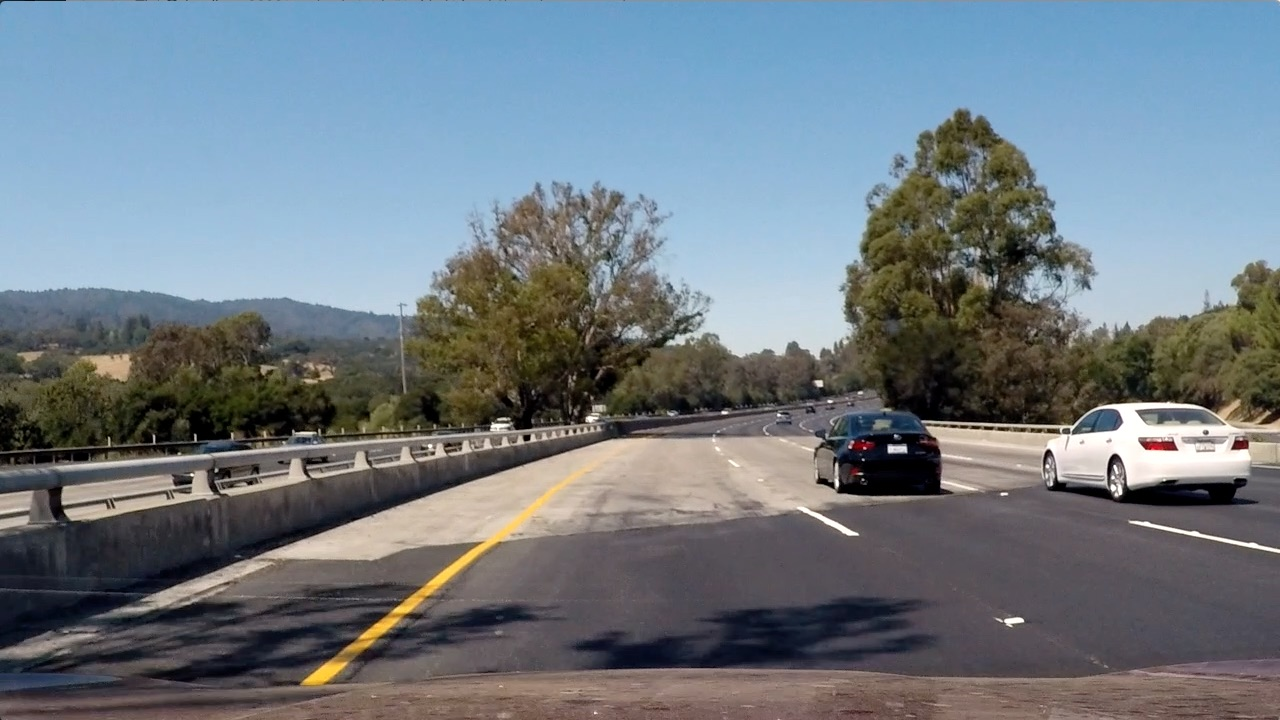
#> input picture computer_vision/gradient_color_spaces/test4.jpg, 1280 x 720 px
$ jupyter execute hls_color_threshold.ipynb
#> lines starting #> are read from the running program, lines starting #| are printed output that depends on the picture; after the words box and inside, x2 and y2 are one past the last pixel; in counts of white or black regions, pixels touching at a corner belong together
[cell 1]
import cv2
import matplotlib.pyplot as plt
import matplotlib.image as mpimg
import numpy as np

[cell 2]
image = mpimg.imread("test4.jpg")
#> image is the input picture: shape (720, 1280, 3); mean R, G, B 112.2, 122.7, 130.9
plt.imshow(image)

[cell 3]
R = image[:, :, 0]
G = image[:, :, 1]
B = image[:, :, 2]
f, (ax1, ax2, ax3) = plt.subplots(1,3, figsize=(12,12))
ax1.imshow(R, cmap="gray")
ax1.set_title("R")
ax2.imshow(G, cmap="gray")
ax2.set_title("G")
ax3.imshow(B, cmap="gray")
ax3.set_title("B")

[cell 4]
r_thresholds = (200, 255)
g_thresholds = (200, 255)
b_thresholds = (200, 255)

def thresholds(img, thresholds=(10,100)):
    binary = np.zeros_like(img)
    binary[(img >= thresholds[0])&(img <= thresholds[1])] = 1
    return binary

[cell 5]
r_binary = thresholds(R, thresholds=r_thresholds)
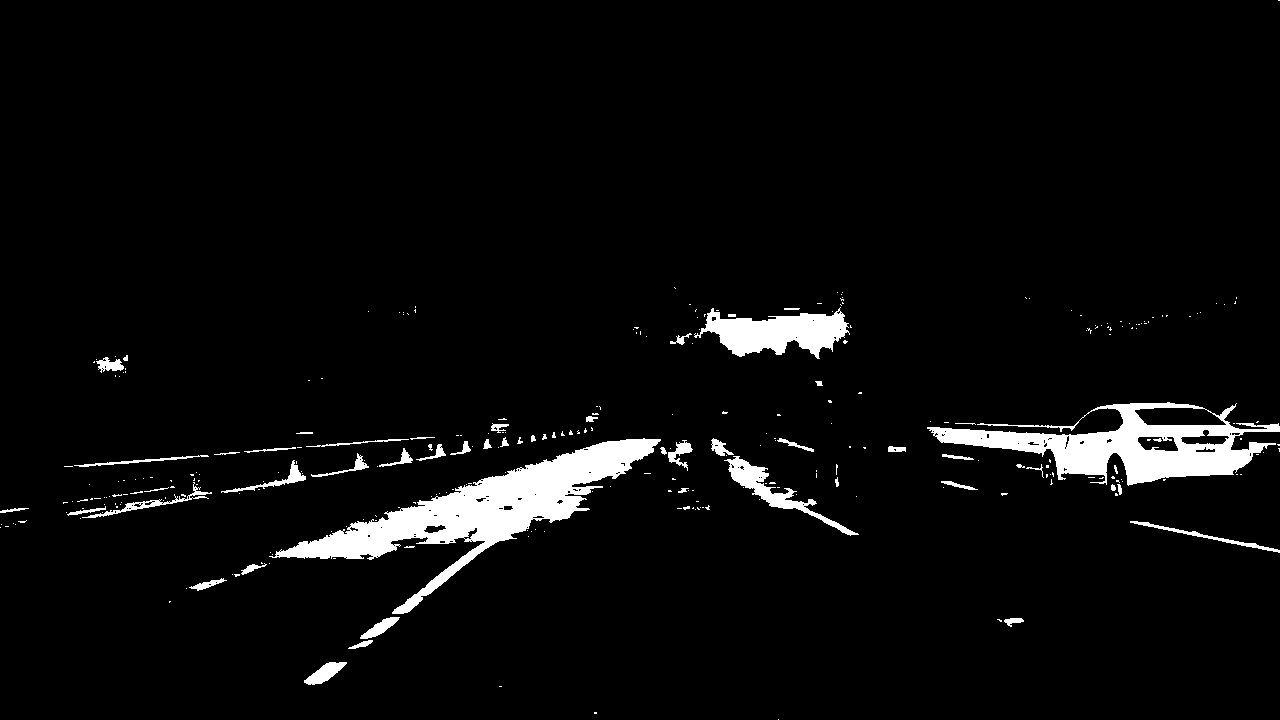
#> r_binary: shape (720, 1280); values 0 (black) and 1 (white), 4.4% white; 306 white regions (251 under 20 px), largest, box (x1, y1, x2, y2) and area: (269, 438, 661, 614) 15959, (927, 402, 1280, 486) 11470, (694, 307, 850, 359) 4406
g_binary = thresholds(G, thresholds=g_thresholds)
#> g_binary: shape (720, 1280); values 0 (black) and 1 (white), 6.2% white; 387 white regions (331 under 20 px), largest, box (x1, y1, x2, y2) and area: (657, 232, 860, 359) 16722, (0, 246, 447, 316) 15828, (933, 402, 1280, 486) 9466
b_binary= thresholds(B, thresholds=b_thresholds)
#> b_binary: shape (720, 1280); values 0 (black) and 1 (white), 36.8% white; 233 white regions (198 under 20 px), largest, box (x1, y1, x2, y2) and area: (0, 2, 1280, 359) 327796, (1035, 402, 1259, 485) 8261, (1130, 521, 1280, 553) 480
f, (ax1, ax2, ax3) = plt.subplots(1,3, figsize=(12,12))
ax1.imshow(r_binary, cmap='gray')
ax1.set_title('R')
ax2.imshow(g_binary, cmap='gray')
ax2.set_title('G')
ax3.imshow(b_binary, cmap='gray')
ax3.set_title('B')

[cell 6]
hls_image = cv2.cvtColor(image, cv2.COLOR_RGB2HLS)
#> hls_image: shape (720, 1280, 3); mean of channels 0, 1, 2 80.5, 121.4, 71.8
H = hls_image[:, :, 0]
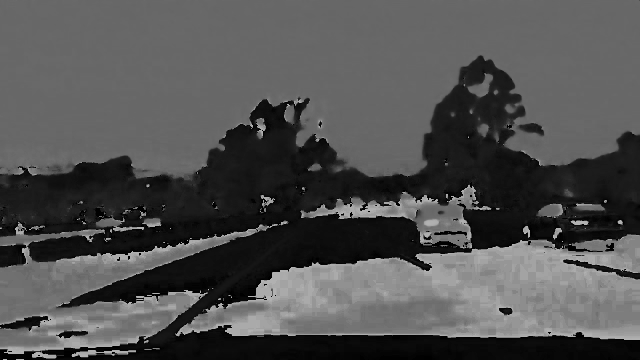
#> H: shape (720, 1280) (shown at 1/2 size); min 0, max 180, mean 80.5
L = hls_image[:, :, 1]
S = hls_image[:, :, 2]
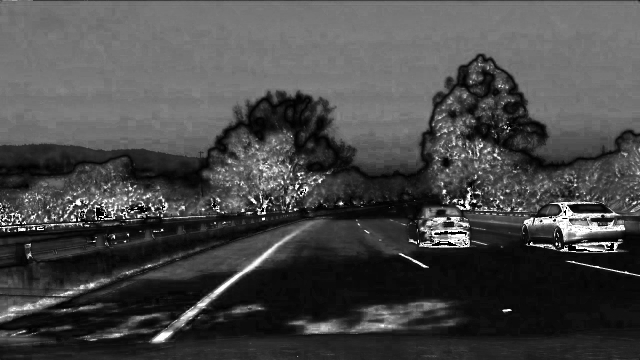
#> S: shape (720, 1280) (shown at 1/2 size); min 0, max 255, mean 71.8

f,(ax1, ax2, ax3) = plt.subplots(1,3,figsize=(12,12))
ax1.imshow(H, cmap="gray")
ax1.set_title("H")
ax2.imshow(L, cmap="gray")
ax2.set_title("L")
ax3.imshow(S, cmap="gray")
ax3.set_title("S")

[cell 7]
h_thresholds = (15, 30)
l_thresholds = (150, 200)
s_thresholds = (90, 255)

h_binary = thresholds(H, h_thresholds)
#> h_binary: shape (720, 1280); values 0 (black) and 1 (white), 19% white; 489 white regions (424 under 20 px), largest, box (x1, y1, x2, y2) and area: (0, 196, 804, 524) 79904, (794, 167, 1280, 480) 58822, (232, 435, 654, 691) 18470
l_binary = thresholds(L, l_thresholds)
#> l_binary: shape (720, 1280); values 0 (black) and 1 (white), 40.4% white; 757 white regions (653 under 20 px), largest, box (x1, y1, x2, y2) and area: (0, 0, 1280, 360) 316734, (123, 435, 911, 612) 33039, (62, 471, 219, 520) 3507
s_binary = thresholds(S, s_thresholds)
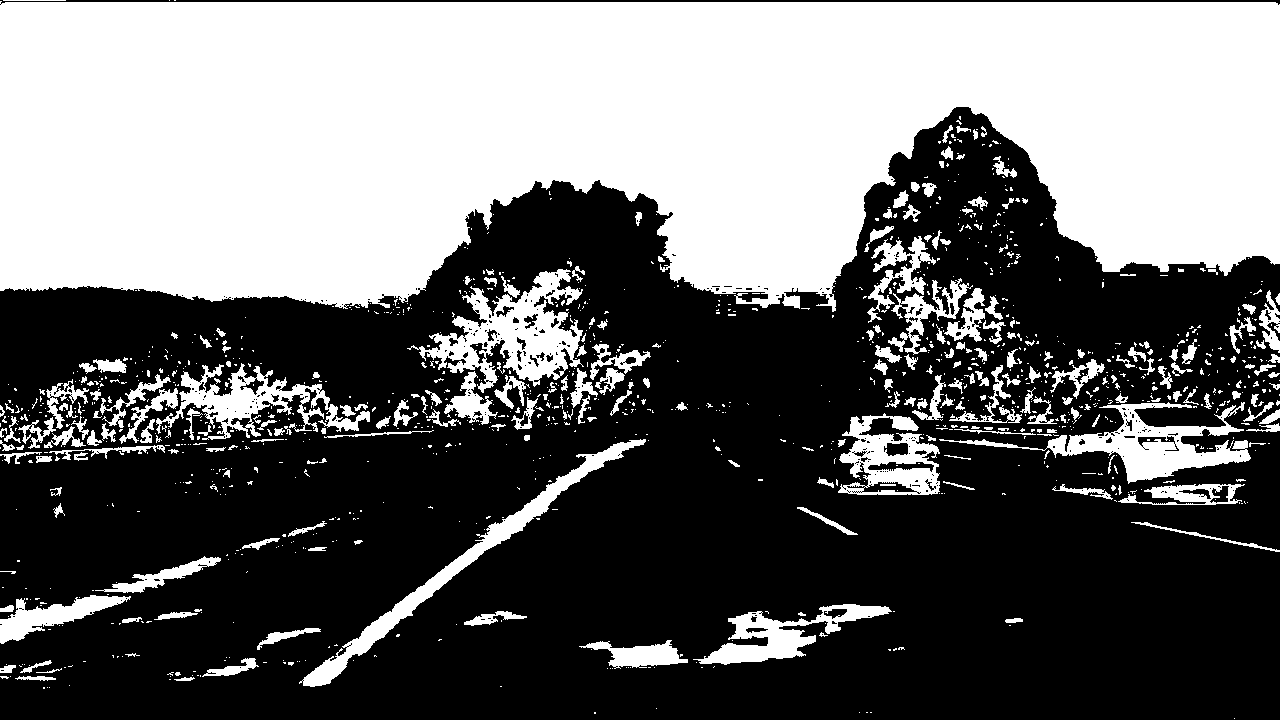
#> s_binary: shape (720, 1280); values 0 (black) and 1 (white), 42.4% white; 1206 white regions (952 under 20 px), largest, box (x1, y1, x2, y2) and area: (0, 1, 1280, 312) 316414, (407, 269, 584, 393) 8403, (939, 402, 1251, 484) 6753
f, (ax1, ax2, ax3) = plt.subplots(1, 3, figsize=(12, 12))
ax1.imshow(h_binary, cmap="gray")
ax1.set_title("H")
ax2.imshow(l_binary, cmap="gray")
ax2.set_title("L")
ax3.imshow(s_binary, cmap="gray")
ax3.set_title("S")

$ run again, with computer_vision/gradient_color_spaces/test1.jpg copied over computer_vision/gradient_color_spaces/test4.jpg
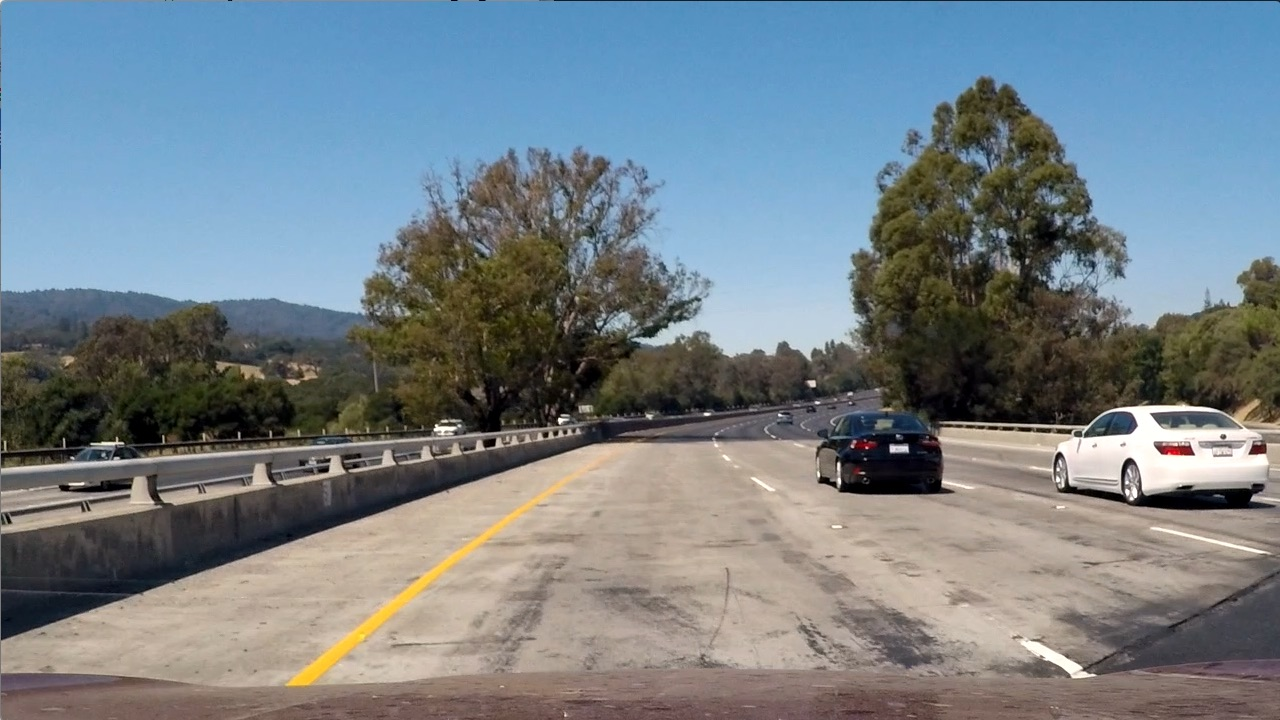
#> input picture computer_vision/gradient_color_spaces/test1.jpg, 1280 x 720 px
#> image is the input picture: shape (720, 1280, 3); mean R, G, B 117.5, 128.7, 135.5
#> `r_binary = thresholds(R, thresholds=r_thresholds)`:
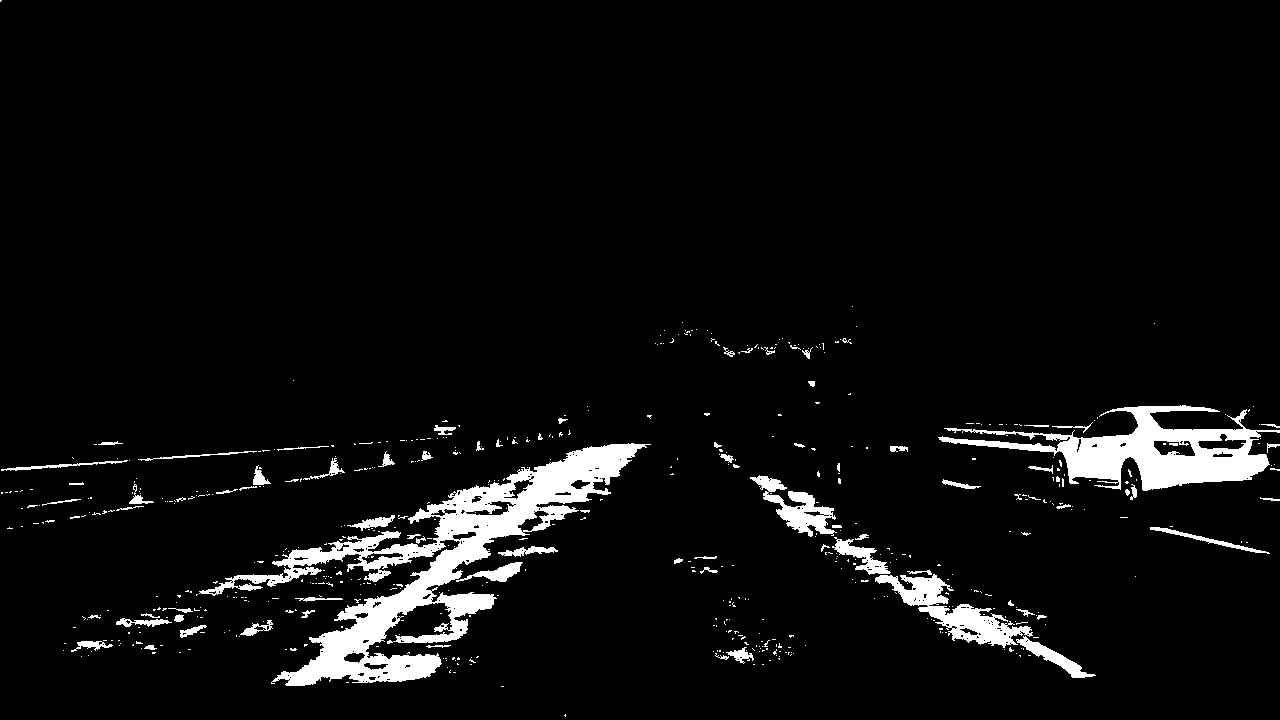
#> r_binary: shape (720, 1280); values 0 (black) and 1 (white), 5.3% white; 588 white regions (506 under 20 px), largest, box (x1, y1, x2, y2) and area: (199, 443, 651, 686) 22815, (938, 405, 1280, 491) 10674, (875, 574, 1033, 648) 3583
#> g_binary: shape (720, 1280); values 0 (black) and 1 (white), 2.7% white; 331 white regions (292 under 20 px), largest, box (x1, y1, x2, y2) and area: (642, 275, 858, 359) 9808, (939, 405, 1273, 491) 9399, (286, 506, 527, 685) 2249
#> b_binary: shape (720, 1280); values 0 (black) and 1 (white), 27.7% white; 455 white regions (405 under 20 px), largest, box (x1, y1, x2, y2) and area: (1, 16, 1280, 359) 241175, (1055, 405, 1268, 491) 8794, (1019, 638, 1096, 678) 737
#> hls_image: shape (720, 1280, 3); mean of channels 0, 1, 2 60.2, 126.7, 74.4
#> h_binary: shape (720, 1280); values 0 (black) and 1 (white), 27.6% white; 734 white regions (586 under 20 px), largest, box (x1, y1, x2, y2) and area: (0, 439, 1024, 692) 88285, (0, 209, 796, 464) 68414, (789, 149, 1280, 494) 59394
#> l_binary: shape (720, 1280); values 0 (black) and 1 (white), 44.4% white; 992 white regions (882 under 20 px), largest, box (x1, y1, x2, y2) and area: (1, 26, 975, 350) 177312, (1, 440, 1280, 687) 163578, (976, 59, 1280, 329) 46256
#> `s_binary = thresholds(S, s_thresholds)`:
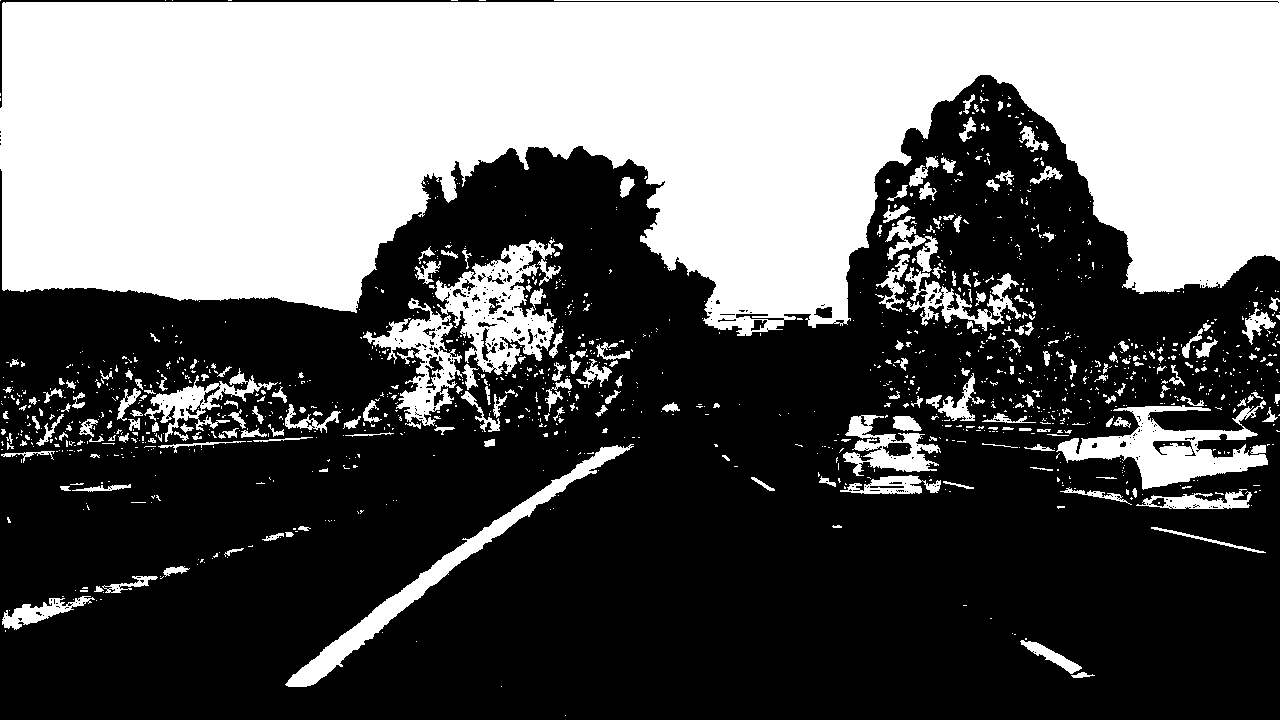
#> s_binary: shape (720, 1280); values 0 (black) and 1 (white), 39% white; 1333 white regions (1104 under 20 px), largest, box (x1, y1, x2, y2) and area: (0, 0, 1280, 336) 300561, (435, 239, 561, 375) 7456, (1056, 400, 1268, 490) 7183
